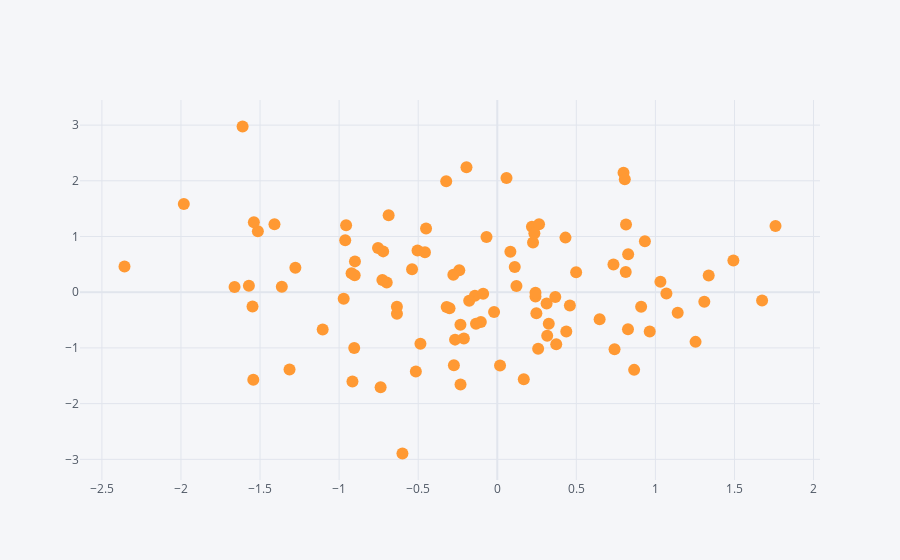

Notebook code for this chart:
### Code cell
df1.iplot(kind='scatter',x='A',y='B',mode='markers')
